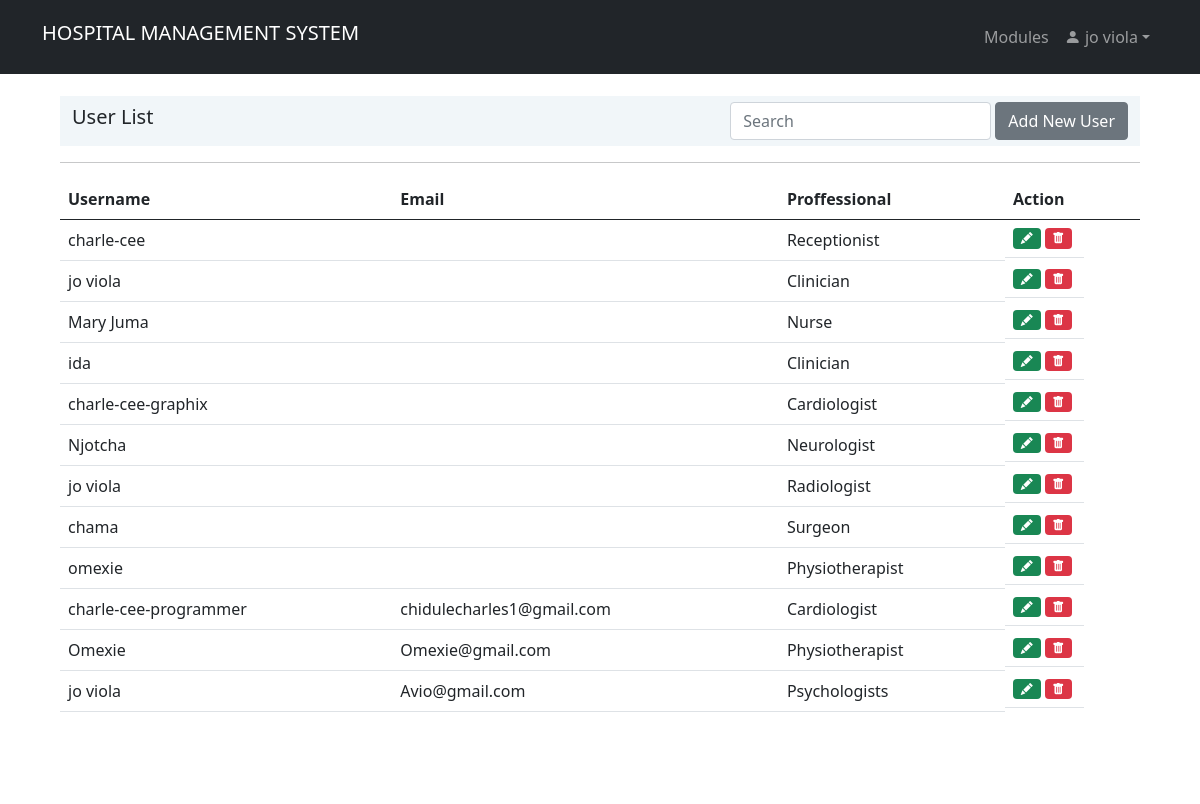
Before: /user_list.php (signed in) with the older database file.
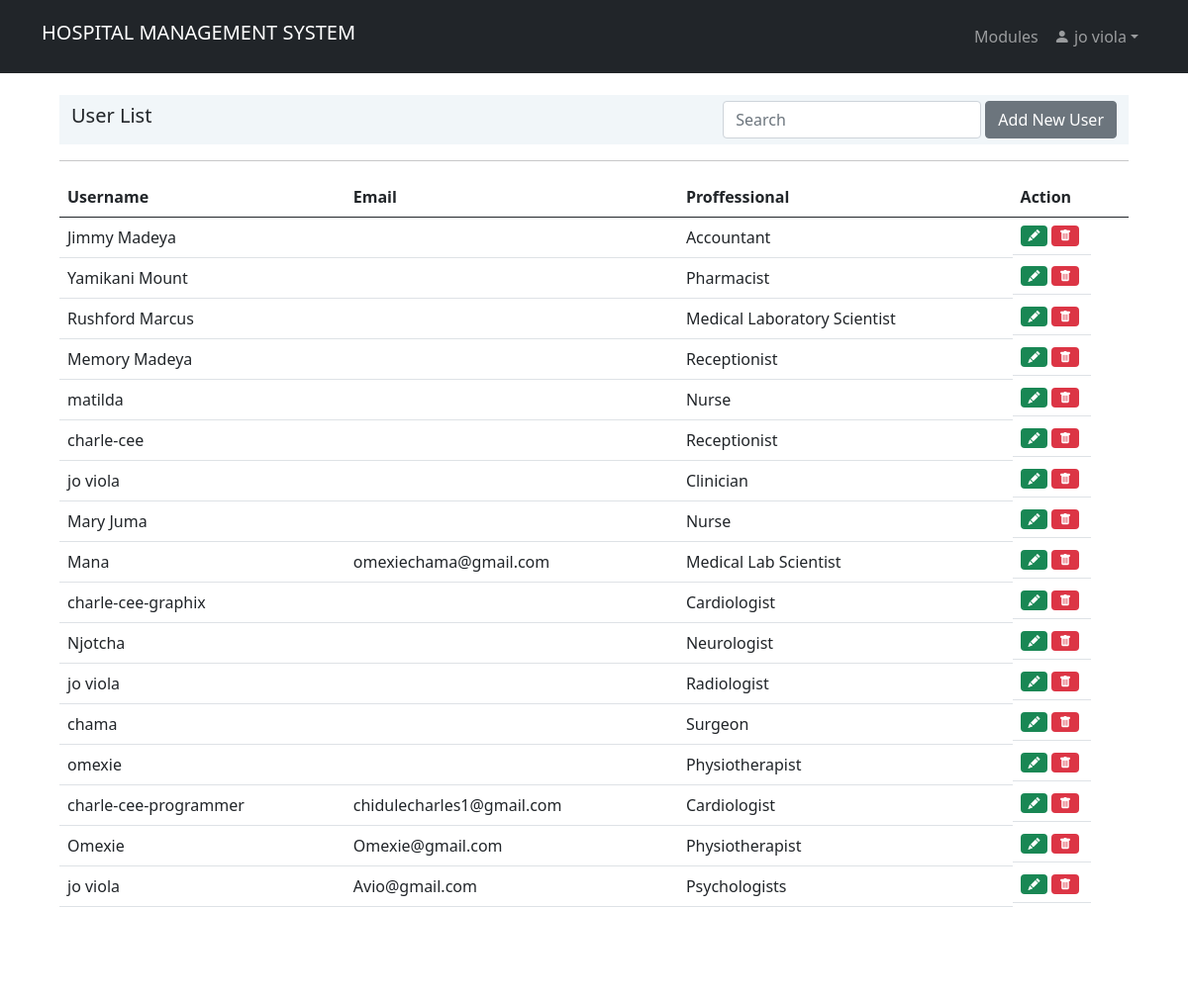
After: the same page with the newer database file.
### tables this page shows
CREATE TABLE `user` (
  `id` int(11) NOT NULL,
  `uname` varchar(100) NOT NULL,
  `prof` varchar(100) NOT NULL,
  `role` text DEFAULT NULL,
  `email` text DEFAULT NULL,
  `pwd` varchar(100) NOT NULL
);

CREATE TABLE `doctor` (
  `id` int(11) NOT NULL,
  `uname` varchar(100) NOT NULL,
  `prof` varchar(100) NOT NULL,
  `role` text DEFAULT NULL,
  `email` text DEFAULT NULL,
  `pwd` varchar(100) NOT NULL
);

### user_list.php (the view, shortened to what the changed rows need)
<?php
    include 'user_regdb.php';
    if (isset($_SESSION['id']) && isset($_SESSION['uname'])){
?>
<!doctype html>
<html lang="en">
    <head>
        <link rel="stylesheet" href="https://cdn.jsdelivr.net/npm/bootstrap-icons@1.3.0/font/bootstrap-icons.css">
        <link rel="stylesheet" href="style.css"/>
        <link rel="stylesheet" href="bootstrap-5.0.0/css/bootstrap.min.css"/>
    </head>
    <body>
     <div class="container-fluid mb-5"> <?php include 'unavbar.php'; ?></div>
<section class="p-5 bg-white">
        <div class="container">
                <div class="col-md-12">
                <?php
                    $sql = "SELECT * FROM user ORDER BY id DESC";
                    $result = $mysqli->query($sql);
                ?>
                        <table class="table table-hover" style="overflow:auto">
                            <thead class="table table-hover">
                                <tr>
                                    <th>Username</th>
                                    <th>Email</th>
                                    <th>Proffessional</th>
                                    <th>Action</th>
                                </tr>
                            </thead>
                            <tbody id = "myTable">
                            <?php while($row = $result->fetch_assoc()) {  ?>
                                <tr>
                                    <td><?php echo $row['uname']; ?></td>
                                    <td><?= $row['email']; ?></td>
                                    <td><?php echo $row['prof']; ?></td>
                                    <td class="btn-group btn-group-justified">
                                    <a href="user_reg.php?edit=<?php echo $row['id']; ?>" class="badge bg-success"><i class="bi bi-pencil-fill"></i></a>
                                    <a href="user_regdb.php?delete=<?php echo $row['id']; ?>" class="badge bg-danger mx-1" onclick="return confirm('This will be deleted completely?');"><i class="bi bi-trash-fill"></i></a>
                                    </td>
                                </tr>
                            <?php }?>
                            <?php
                    $sql = "SELECT * FROM doctor ORDER BY id DESC";
                    $result = $mysqli->query($sql);
                ?>
                                <?php while($row = $result->fetch_assoc()) { ?>
                                    <td><?= $row['uname']; ?></td>
                                    <td><?= $row['email']; ?></td>
                                    <td><?= $row['prof']; ?></td>
                                    <td class="btn-group btn-group-justified">
                                    <a href="user_reg.php?edit=<?php echo $row['id']; ?>" class="badge bg-success"><i class="bi bi-pencil-fill"></i></a>
                                    <a href="doctor_regdb.php?delete=<?php echo $row['id']; ?>" class="badge bg-danger mx-1" onclick="return confirm('This will be deleted completely?');"><i class="bi bi-trash-fill"></i></a>
                                    </td>
                            <?php }?>
                            <?php
                    $sql = "SELECT * FROM admins ORDER BY id DESC";
                    $result = $mysqli->query($sql);
                ?>
                                <?php while($row = $result->fetch_assoc()) { ?>
                                    <tr>
                                        <td><?= $row['uname']; ?></td>
                                        <td><?= $row['email']; ?></td>
                                        <td><?= $row['prof']; ?></td>
                                        <td class="btn-group btn-group-justified">
                                        <a href="user_reg.php?edit=<?php echo $row['id']; ?>" class="badge bg-success"><i class="bi bi-pencil-fill"></i></a>
                                        <a href="admin_regdb.php?delete=<?php echo $row['id']; ?>" class="badge bg-danger mx-1" onclick="return confirm('This will be deleted completely?');"><i class="bi bi-trash-fill"></i></a>
                                        </td>
                                    </tr>
                                <?php }?>
                            </tbody>
                        </table>
                </div>
         </div>
    </section>
        <?php
            include "footer.php";
        ?>
    </body>
</html>
<?php
    }else {
        header("Location: home.php");
        exit();
    }
?>

Changed rows visible on the page:
removed user: uname "ida", prof "Clinician"
added user: uname "Jimmy Madeya", prof "Accountant"
added user: uname "Yamikani Mount", prof "Pharmacist"
added user: uname "Rushford Marcus", prof "Medical Laboratory Scientist"
added user: uname "Memory Madeya", prof "Receptionist"
added user: uname "matilda", prof "Nurse"
added doctor: uname "Mana", email "omexiechama@gmail.com", prof "Medical Lab Scientist"
